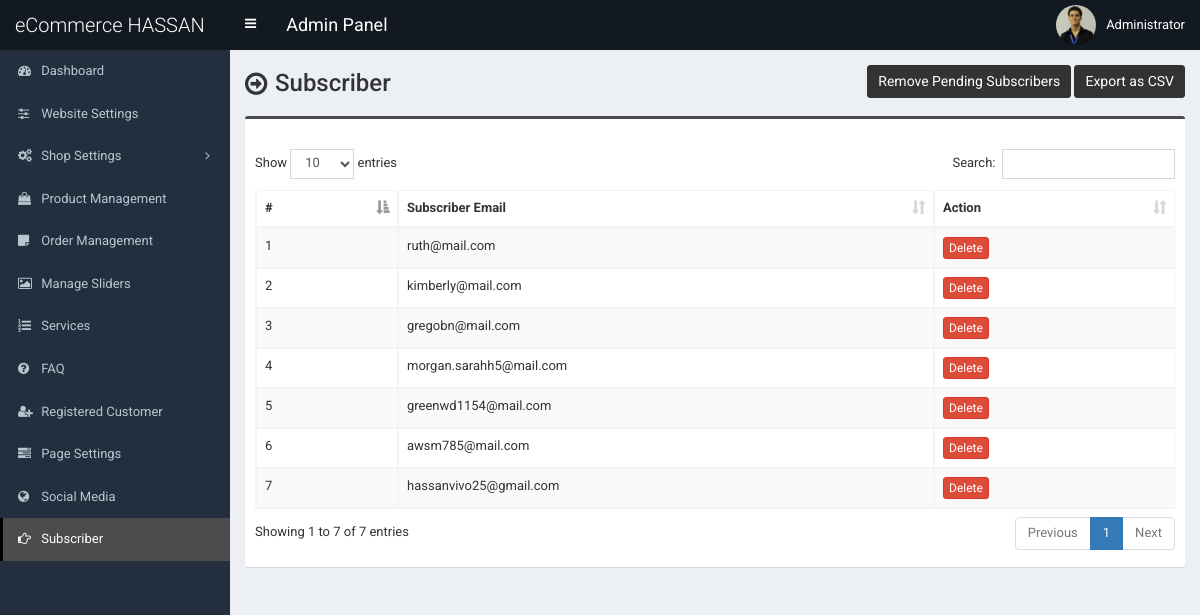
Screenshot of /admin/subscriber.php (signed in) with the database file from the repository.
### tables this page shows
CREATE TABLE `tbl_subscriber` (
  `subs_id` int(11) NOT NULL,
  `subs_email` varchar(255) NOT NULL,
  `subs_date` varchar(100) NOT NULL,
  `subs_date_time` varchar(100) NOT NULL,
  `subs_hash` varchar(255) NOT NULL,
  `subs_active` int(11) NOT NULL
);

### admin/subscriber.php (the view, shortened to what this page needs)
<?php require_once('header.php'); ?>
<section class="content-header">
	<div class="content-header-left">
		<h1>Subscriber</h1>
	</div>
	<div class="content-header-right">
		<a href="subscriber-remove.php" class="btn btn-primary btn-sm">Remove Pending Subscribers</a>
		<a href="subscriber-csv.php" class="btn btn-primary btn-sm">Export as CSV</a>
	</div>
</section>
<section class="content">
  <div class="row">
    <div class="col-md-12">
      <div class="box box-info">
        <div class="box-body table-responsive">
          <table id="example1" class="table table-bordered table-hover table-striped">
			<thead>
			    <tr>
			        <th>#</th>
			        <th>Subscriber Email</th>
			        <th>Action</th>
			    </tr>
			</thead>
            <tbody>
            	<?php
            	$i=0;
            	$statement = $pdo->prepare("SELECT * FROM tbl_subscriber WHERE subs_active=1");
            	$statement->execute();
            	$result = $statement->fetchAll(PDO::FETCH_ASSOC);
            	foreach ($result as $row) {
            		$i++;
            		?>
					<tr>
	                    <td><?php echo $i; ?></td>
	                    <td><?php echo $row['subs_email']; ?></td>
	                    <td><a href="#" class="btn btn-danger btn-xs" data-href="subscriber-delete.php?id=<?php echo $row['subs_id']; ?>" data-toggle="modal" data-target="#confirm-delete">Delete</a></td>
	                </tr>
            		<?php
            	}
            	?>
            </tbody>
          </table>
        </div>
      </div>
</section>
<?php require_once('footer.php'); ?>

### admin/style.css (style rules this page uses)
body { font-size: 13px; font-family: "Roboto", sans-serif; }
.content-header > h1, .content-header .content-header-left h1 { font-family: "Roboto", sans-serif; }
.box-info { padding-top: 20px; }
.content-header { overflow: hidden; }
.content-header .content-header-left { float: left; padding-top: 5px; }
.content-header .content-header-right { float: right; }
.content-header .content-header-left h1 { margin-top: 0; margin-bottom: 0; padding-left: 30px; padding-bottom: 5px; font-size: 24px; position: relative; }
.content-header .content-header-left h1:before { position: absolute; top: 0; left: 0; font-family: "FontAwesome", sans-serif; font-size: 26px; content: "\f18e"; }
.content-header .content-header-right a { position: relative; font-size: 14px; }
.box.box-info { border-top-color: #4c4c4c; }
.content-header .content-header-right a { background-color: #333333; border-color: #333333; }

### rows the page displays
tbl_subscriber: subs_email "ruth@mail.com"
tbl_subscriber: subs_email "kimberly@mail.com"
tbl_subscriber: subs_email "gregobn@mail.com"
tbl_subscriber: subs_email "morgan.sarahh5@mail.com"
tbl_subscriber: subs_email "greenwd1154@mail.com"
tbl_subscriber: subs_email "awsm785@mail.com"
tbl_subscriber: subs_email "hassanvivo25@gmail.com"

### other values shown
$_SESSION['user']['full_name'] "Administrator"
